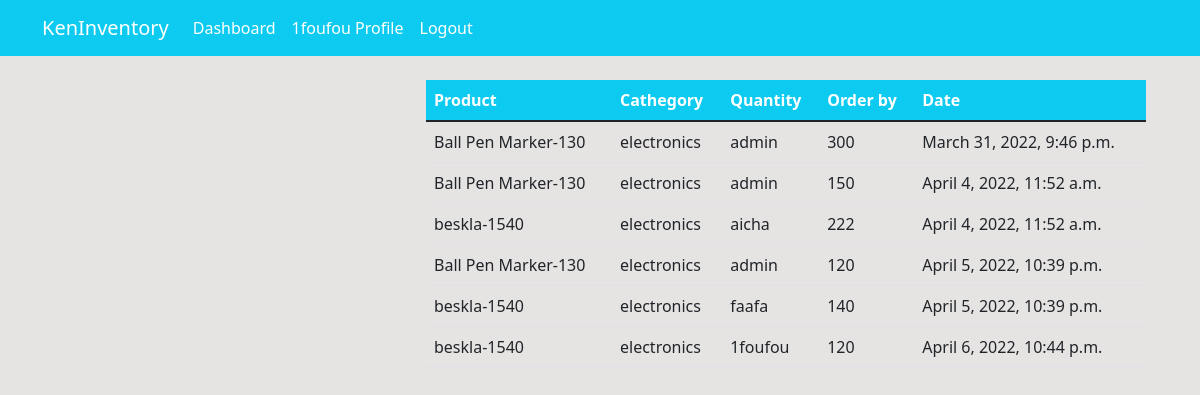
The app's page /order/ (signed in) with its own data.
### Dashboard/models.py (models this page shows, shortened)
class order(models.Model):
    product=models.ForeignKey(product,on_delete=models.CASCADE, null=True)
    staff=models.ForeignKey(User,models.CASCADE, null=True)
    order_quantity = models.PositiveIntegerField(null=True)
    date=models.DateTimeField(auto_now_add=True)
    class Meta:
        verbose_name_plural = 'Order'

class product(models.Model):
    name=models.CharField(max_length=100, null=TRUE)
    category=models.CharField(max_length=20,choices=CATEGORY, null=TRUE)
    quantity=models.PositiveBigIntegerField(null=TRUE)
    class Meta:
        verbose_name_plural = 'Product'
    def __str__(self):
        return f'{self.name}-{self.quantity}'

### Dashboard/views.py (the view)
# urls.py: path('order/',views.Order, name='dashboard-order'),
@login_required
def Order(request):
    orders= order.objects.all()
    context={
        'orders':orders,
    }
    return render(request,'dashboard/order.html',context)

### templates/dashboard/order.html (shortened to what this page needs)
{% extends 'partials/base.html' %}
{% block content %}
<div class="container">
    <div class="row my-4">
        <div class="col-md-4">
        </div>
        <div class="col-md-8">
<table class="table table-white ">
  <thead class="bg-info">
      <tr class="text-white">
        <th scope="col">Product</th>
        <th scope="col">Cathegory</th>
        <th scope="col">Quantity</th>
        <th scope="col">Order by</th>
        <th scope="col">Date</th>
      </tr>
    </thead>
    <tbody>
      {% for orders in orders %}
      <tr>
        <td>{{orders.product}}</td>
        <td>{{orders.product.category}}</td>
        <td>{{orders.staff.username}}</td>
        <td>{{orders.order_quantity}}</td>
        <td>{{orders.date}}</td>
      </tr>
      {% endfor %}
    </tbody>
</table>
      </div>
      </div>
          </div>
{% endblock %}

### templates/partials/nav.html (shortened to what this page needs)
<nav class="navbar navbar-expand-lg navbar-info bg-info">
    <div class="container">
        {% if user.is_authenticated %}
        <a class="navbar-brand text-white" href="{% url 'dashboard-index' %}">KenInventory</a>
        <div class="collapse navbar-collapse" id="navbarSupportedContent">
            <ul class="navbar-nav mr-auto">
                <li class="nav-item active">
                    <a class="nav-link text-white" href="{% url 'dashboard-index' %}">Dashboard </a>
                </li>
            </ul>
            <ul class="navbar-nav ml-auto">
                <li class="nav-item active">
                    <a class="nav-link text-white" href="{% url 'user-profile' %}">{{ user.username }} Profile
                        <span class="sr-only">(current)</span></a>
                </li>
                <li class="nav-item">
                    <a class="nav-link text-white" href="{% url 'user-logout' %}">Logout</a>
                </li>
            </ul>
            {% endif %}
        </div>
    </div>
</nav>

### asert/style.css (style rules this page uses)
body { background: rgb(230,227,227); }

### static/style.css (style rules this page uses)
body { background: rgb(230,227,227); }

### records on screen
order: product "Ball Pen Marker-130", product.category "electronics", staff.username "admin", order_quantity "300", date "March 31, 2022, 9:46 p.m."
order: product "Ball Pen Marker-130", product.category "electronics", staff.username "admin", order_quantity "150", date "April 4, 2022, 11:52 a.m."
order: product "beskla-1540", product.category "electronics", staff.username "aicha", order_quantity "222", date "April 4, 2022, 11:52 a.m."
order: product "Ball Pen Marker-130", product.category "electronics", staff.username "admin", order_quantity "120", date "April 5, 2022, 10:39 p.m."
order: product "beskla-1540", product.category "electronics", staff.username "faafa", order_quantity "140", date "April 5, 2022, 10:39 p.m."
order: product "beskla-1540", product.category "electronics", staff.username "1foufou", order_quantity "120", date "April 6, 2022, 10:44 p.m."

### other values on screen
{{ user.username }} "1foufou"
